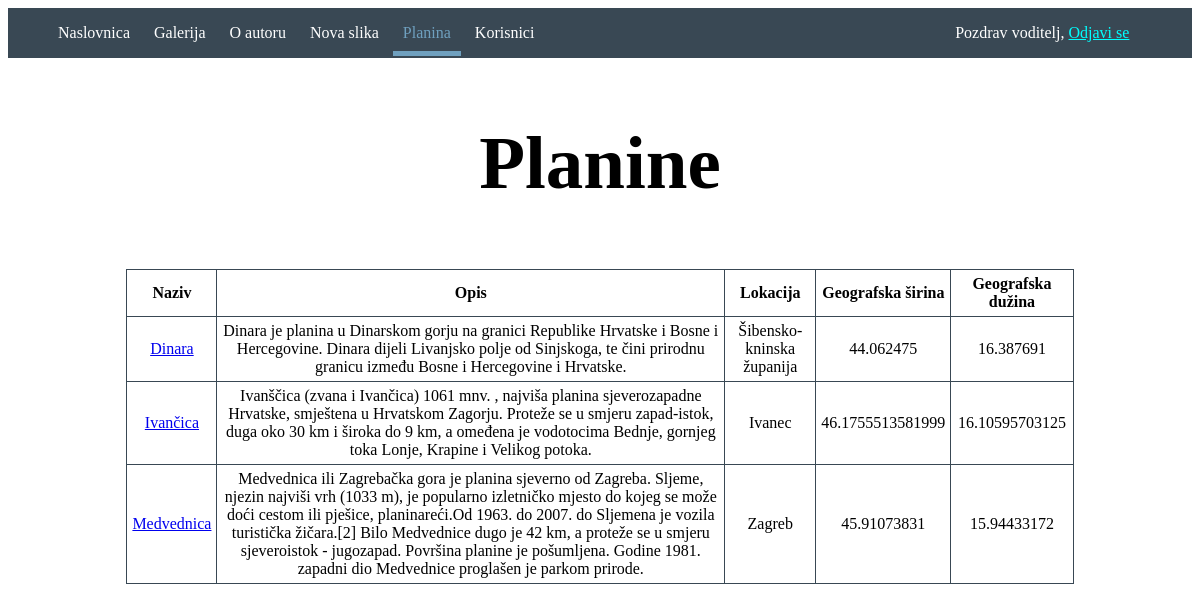
The page /planine.php (signed in) on the database its author committed.
### tables this page shows
CREATE TABLE `planina` (
  `planina_id` int(11) NOT NULL,
  `naziv` varchar(100) NOT NULL,
  `opis` text NOT NULL,
  `lokacija` text,
  `geografska_sirina` double DEFAULT NULL,
  `geografska_duzina` double DEFAULT NULL
);

### funkcije/funkcije_slike_planine.php (called while the page is built, shortened)
<?php
    function dohvati_planinu_po_id($planina_id)
    {
        $veza = spajanje_na_bazu();
        $upit = "SELECT * FROM planina WHERE planina_id=$planina_id";
        $planina = izvrsi_upit($veza, $upit);
        return $planina;
    }
    function dohvati_sve_planine_moderatora($korisnik_id)
    {
        $planine = array();
        $veza = spajanje_na_bazu();
        $upit = "SELECT * FROM moderator WHERE korisnik_id=$korisnik_id ";
        $planine_moderatora = izvrsi_upit($veza,$upit);
        foreach($planine_moderatora as $planina)
        {
            if($korisnik_id == $planina["korisnik_id"])
            {
                $planine[] = dohvati_planinu_po_id($planina["planina_id"])[0];
            }
        }
        return $planine;
    }
?>

### baza.php (called while the page is built, shortened)
<?php
    function izvrsi_upit($veza,$upit,$insert_or_update = false)
    {
        $rezultat=mysqli_query($veza,$upit);
        if($insert_or_update)
        {
            return $rezultat;
        }
        else
        {
            $rows = array();
            if(!empty($rezultat))
            {
                while ($row = mysqli_fetch_assoc($rezultat))
                {
                    $rows[] = $row;
                }
            }
            return $rows;
        }
    }
?>

### planine.php (the view, shortened to what this page needs)
<?php
    include "baza.php";
    include "funkcije/funkcije_slike_planine.php";
    $planine = array();
    if(isset($_SESSION["aktivni_korisnik_tip"]) and $_SESSION["aktivni_korisnik_tip"] == 1)
    {
        $planine = dohvati_sve_planine_moderatora($_SESSION['aktivni_korisnik_id']);
    }
    elseif(isset($_SESSION["aktivni_korisnik_tip"]) and $_SESSION["aktivni_korisnik_tip"] == 0)
    {
        $planine = dohvati_sve_planine();
    }
    include "includes/header.php";
    include "includes/navigacija.php";
?>
    <section id="planine">
        <div class="header">
            <h1>Planine</h1>
        </div>
        <table>
            <thead>
                <tr>
                    <th>Naziv</th>
                    <th>Opis</th>
                    <th>Lokacija</th>
                    <th>Geografska širina</th>
                    <th>Geografska dužina</th>
                </tr>
            </thead>
            <tbody>
                <?php
                    foreach($planine as $planina)
                    {
                        echo "<tr>";
                        echo  "<td><a href='galerija.php?planina_id={$planina['planina_id']}'>{$planina['naziv']}</a></td>";
                        echo  "<td>{$planina['opis']}</td>";
                        echo  "<td>{$planina['lokacija']}</td>";
                        echo  "<td>{$planina['geografska_sirina']}</td>";
                        echo  "<td>{$planina['geografska_duzina']}</td>";
                        echo "</tr>";
                    }
                ?>
            </tbody>
        </table>
    </section>
<?php
    include "includes/footer.php";
?>

### css/main.css (style rules this page uses)
table { width: 80%; margin-left: 10%; margin-top: 5%; border-collapse: collapse; text-align: center; }
table, th, td { border: 1px solid #394854; padding: 5px; }
.header { text-align:center; font-size: 50px; }

### rows shown on the page
planina: naziv "Dinara", opis "Dinara je planina u Dinarskom gorju na granici Republike Hrvatske i Bosne i Hercegovine. Dinara dijeli Livanjsko polje od Sinjskoga, te čini prirodnu granicu između Bosne i Hercegovine i Hrvatske.", lokacija "Šibensko-kninska županija", geografska_sirina "44.062475", geografska_duzina "16.387691"
planina: naziv "Ivančica", opis "Ivanščica (zvana i Ivančica) 1061 mnv. , najviša planina sjeverozapadne Hrvatske, smještena u Hrvatskom Zagorju. Proteže se u smjeru zapad-istok, duga oko 30 km i široka do 9 km, a omeđena je vodotocima Bednje, gornjeg toka Lonje, Krapine i Velikog potoka.", lokacija "Ivanec", geografska_sirina "46.1755513581999", geografska_duzina "16.10595703125"
planina: naziv "Medvednica", opis "Medvednica ili Zagrebačka gora je planina sjeverno od Zagreba. Sljeme, njezin najviši vrh (1033 m), je popularno izletničko mjesto do kojeg se može doći cestom ili pješice, planinareći.Od 1963. do 2007. do Sljemena je vozila turistička žičara.[2] Bilo Medvednice dugo je 42 km, a proteže se u smjeru sjeveroistok - jugozapad. Površina planine je pošumljena. Godine 1981. zapadni dio Medvednice proglašen je parkom prirode.", lokacija "Zagreb", geografska_sirina "45.91073831", geografska_duzina "15.94433172"

### other values the page prints
$_SESSION['aktivni_korisnik'] "voditelj"
